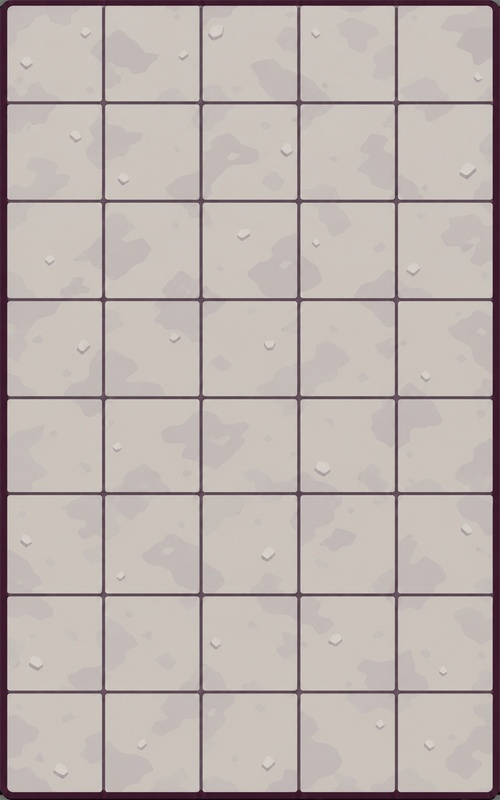
#> input picture work/rocky-board-exact-grid/originals/rocky5x8.jpg, 500 x 800 px, shrunk from 1000 x 1600 before the run, found by its file name
$ python measure.py
#> lines starting #> are read from the running program, lines starting #| are printed output that depends on the picture; long printed decimals are rounded
from pathlib import Path
import json
import numpy as np
from PIL import Image

ROOT = Path(__file__).resolve().parents[2]

def line_center(profile, expected, radius=32):
    start = max(0, int(expected) - radius)
    stop = min(len(profile), int(expected) + radius + 1)
    local = profile[start:stop].astype(float)
    floor = np.percentile(local, 85)
    low = float(local.min())
    threshold = (floor + low) / 2
    minimum = int(np.argmin(local))
    left = minimum
    right = minimum
    while left > 0 and local[left - 1] < threshold:
        left -= 1
    while right + 1 < len(local) and local[right + 1] < threshold:
        right += 1
    lo = left - (threshold - local[left]) / max(local[left - 1] - local[left], 1e-6) if left else left
    hi = right + (threshold - local[right]) / max(local[right + 1] - local[right], 1e-6) if right + 1 < len(local) else right
    return start + (lo + hi) / 2

def luminance(arr):
    return arr[..., :3].astype(np.float32) @ np.array([.2126, .7152, .0722], dtype=np.float32)

def measure(arr, cols, rows):
    gray = luminance(arr)
    h, w = gray.shape
    xs = [line_center(np.median(gray[30:-30], axis=0), x) for x in range(200, w, 200)]
    ys = [line_center(np.median(gray[:, 30:-30], axis=1), y) for y in range(200, h, 200)]
    return {'x': xs, 'y': ys}

if __name__ == '__main__':
    for name, cols, rows in [('rocky5x8.jpg',5,8), ('rocky6x10.jpg',6,10)]:
        arr = np.asarray(Image.open(ROOT / 'images/board_backgrounds' / name).convert('RGB'))
#> arr is the input picture: shape (800, 500, 3); mean R, G, B 189.3, 179.3, 175.2
        result = measure(arr,cols,rows)
#> in luminance, `return arr[..., :3].astype(np.float32) @ np.array([.2126, .7152, .0722..`:
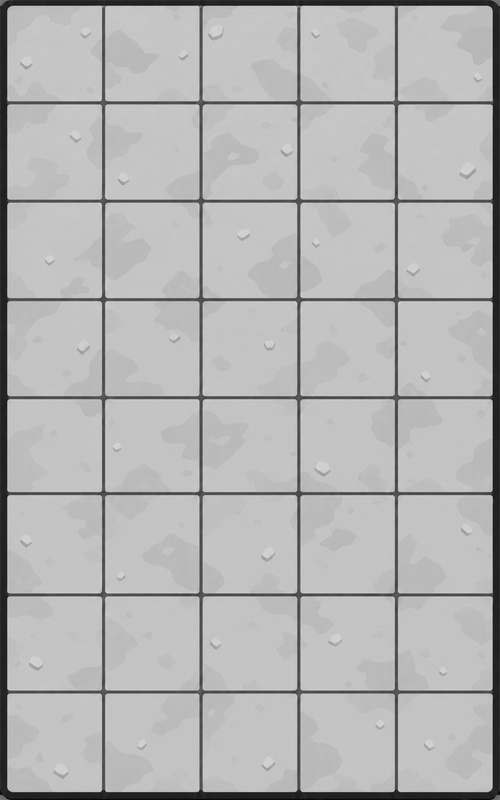
#> returned value: shape (800, 500) float32; min 2.28, max 217.5, mean 181.1
#> in line_center, `stop = min(len(profile), int(expected) + radius + 1)`: stop = 233
#> in line_center, `local = profile[start:stop].astype(float)`: local = 65 values, max 201 at index 30, min 75.12 at index 32, mean 189.8
#> in line_center, `floor = np.percentile(local, 85)`: floor = 195.9
#> in line_center, `low = float(local.min())`: low = 75.12
#> in line_center, `threshold = (floor + low) / 2`: threshold = 135.5
#> in line_center, `minimum = int(np.argmin(local))`: minimum = 32
#> the loop in line_center, `while right + 1 < len(local) and local[right + 1] < threshold:` made 2 passes
#> right on passes 1 to 2: 33, 34
#> after the loop in line_center, `while right + 1 < len(local) and local[right + 1] < threshold:`: right = 34
#> in line_center, `lo = left - (threshold - local[left]) / max(local[left - 1] - local[le..`: lo = 31.02
#> in line_center, `hi = right + (threshold - local[right]) / max(local[right + 1] - local..`: hi = 34.16
#> the loop in line_center (call 2), `while left > 0 and local[left - 1] < threshold:` made 1 pass
#> left on pass 1: 27
#> the loop in line_center (call 2), `while right + 1 < len(local) and local[right + 1] < threshold:` made 1 pass
#> right on pass 1: 29
#> in measure, `xs = [line_center(np.median(gray[30:-30], axis=0), x) for x in range(2..`: xs = [200.6, 395.9]
#> in measure, `ys = [line_center(np.median(gray[:, 30:-30], axis=1), y) for y in rang..`: ys = [200.7, 397.1, 594.4]
#> result = {'x': [200.6, 395.9], 'y': [200.7, 397.1, 594.4]}
        print(json.dumps({'file':name, 'centers':result},indent=2))
#| {
#|   "file": "rocky5x8.jpg",
#|   "centers": {
#|     "x": [
#|       200.590,
#|       395.937
#|     ],
#|     "y": [
#|       200.737,
#|       397.145,
#|       594.384
#|     ]
#> (further printed lines are left out)
#> pass 2 of the loop `for name, cols, rows in [('rocky5x8.jpg',5,8), ('rocky6x10.jpg',6,10)]:`:
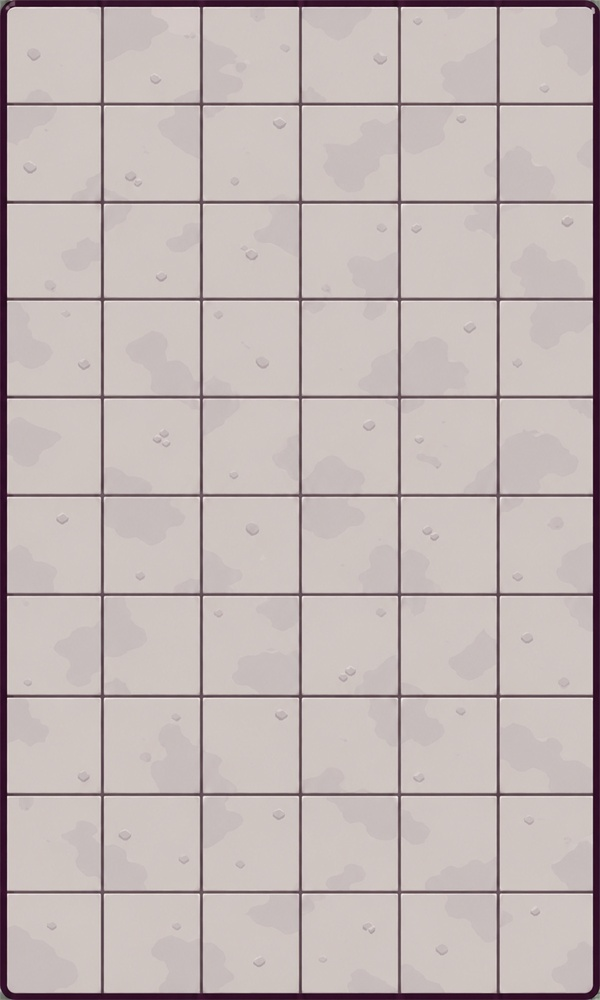
#> input picture work/rocky-board-exact-grid/originals/rocky6x10.jpg, 600 x 1000 px, shrunk from 1200 x 2000 before the run, found by its file name
#> arr is the input picture: shape (1000, 600, 3); mean R, G, B 194.1, 183.2, 181.3
#> in luminance (call 2), `return arr[..., :3].astype(np.float32) @ np.array([.2126, .7152, .0722..`:
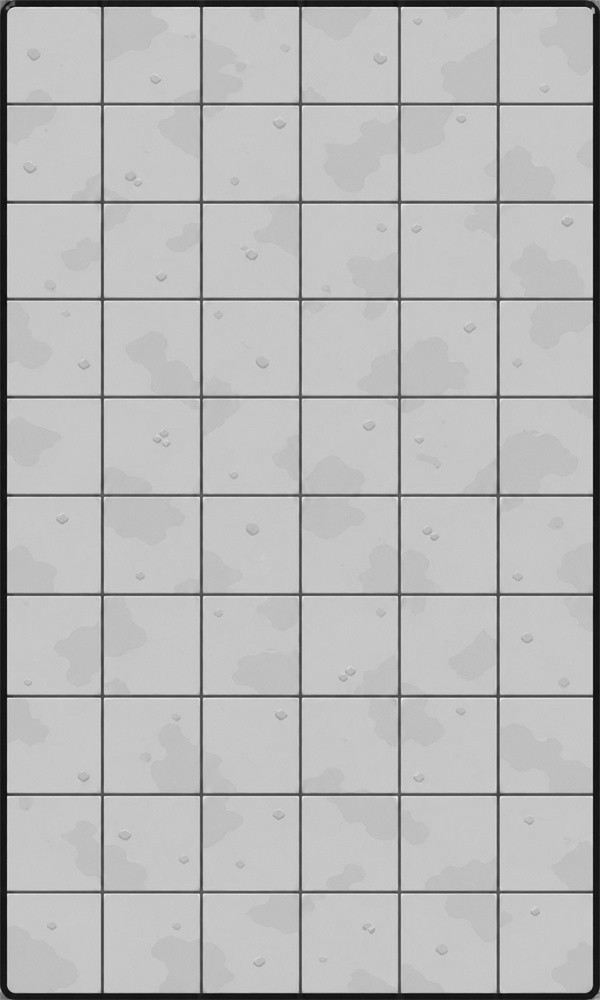
#> returned value: shape (1000, 600) float32; min 11.97, max 248.1, mean 185.4
#> result = {'x': [200.9, 399], 'y': [201.8, 396.6, 594, 794]}
#> (printed output is left out)
